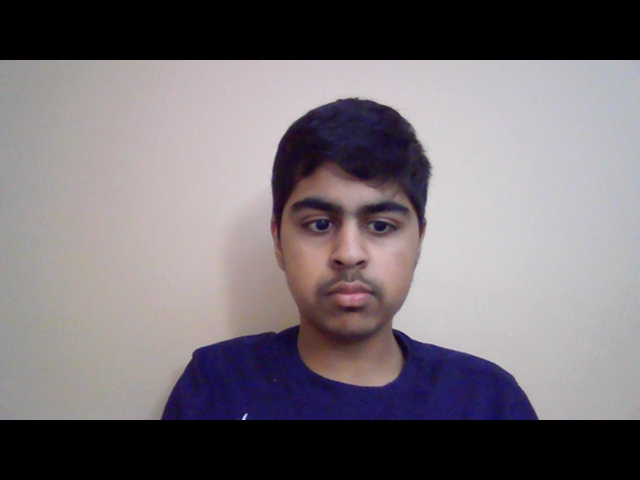
#> input picture AI-19/Capturning_Pics/Kunal/1.jpg, 640 x 480 px, given as the content of the folder /Users/NidhiAneja/Documents/CodeDay/, which was not available
$ jupyter execute --allow-errors 'CAPTURE PHOTO FROM VIDEO.ipynb'   (older library calls are emulated)   (text cells are left out)
#> lines starting #> are read from the running program, lines starting #| are printed output that depends on the picture; pictures that were not available may be replaced by others from this repository, and a replacement may not be noted
[cell 1]
import os
import cv2
import numpy as np
from PIL import Image
import pickle
os.chdir('/Users/NidhiAneja/Documents/CodeDay/')
BASE_DIR = os.getcwd()
image_dir = os.path.join(BASE_DIR, "images")
face_cascade = cv2.CascadeClassifier('cascades/data/haarcascade_frontalface_alt2.xml') # CV MODEL
recognizer = cv2.face.LBPHFaceRecognizer_create()
current_id = 0
label_ids = {}
y_labels = []
x_train = []
for root, dirs, files in os.walk(image_dir):
    for file in files:
        if file.endswith("png") or file.endswith("jpg"):
            path = os.path.join(root, file)
            label = os.path.basename(root).replace(" ", "-").lower()
            #print(label, path)
            if not label in label_ids:
                label_ids[label] = current_id
                current_id += 1
            id_ = label_ids[label]
            #print(label_ids)
            #y_labels.append(label) # some number
            #x_train.append(path) # verify this image, turn into a NUMPY arrray, GRAY
            pil_image = Image.open(path).convert("L") # grayscale
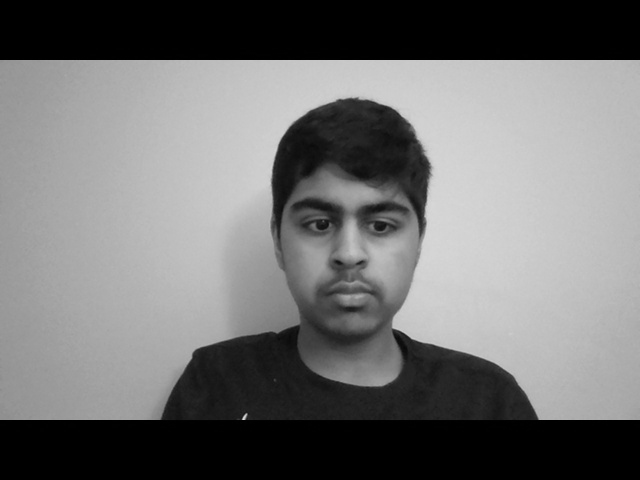
#> pil_image: PIL image 640x480 L; min 0, max 222, mean 114.9
            size = (550, 550)
            final_image = pil_image.resize(size, Image.ANTIALIAS)
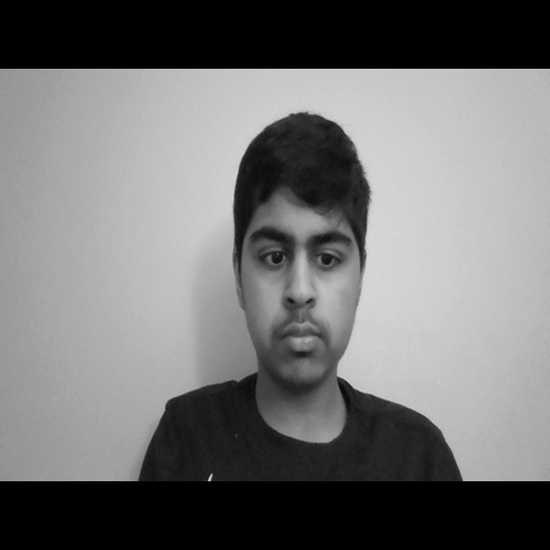
#> final_image: PIL image 550x550 L; min 0, max 238, mean 114.9
            image_array = np.array(final_image, "uint8")
            #print(image_array)
            faces = face_cascade.detectMultiScale(image_array, scaleFactor=1.5, minNeighbors=1)
#> faces = [[222, 199, 152, 152], [189, 162, 228, 228]]

            for (x,y,w,h) in faces:
                roi = image_array[y:y+h, x:x+w]
                x_train.append(roi)
                y_labels.append(id_)
#> this loop made 2 passes
#> pass 1, `roi = image_array[y:y+h, x:x+w]`:
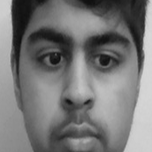
#> roi: shape (152, 152); min 13, max 215, mean 118.4
#> pass 2, `roi = image_array[y:y+h, x:x+w]`:
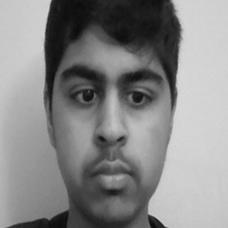
#> roi: shape (228, 228); min 10, max 215, mean 135.1
#> after the loop, x_train = 2 items; y_labels = [0, 0]
with open(os.path.join(BASE_DIR, "pickles/face-labels.pickle"), 'wb') as f:
	pickle.dump(label_ids, f)
recognizer.train(x_train, np.array(y_labels))
recognizer.save(os.path.join(BASE_DIR, "recognizers/face-trainner.yml") )
